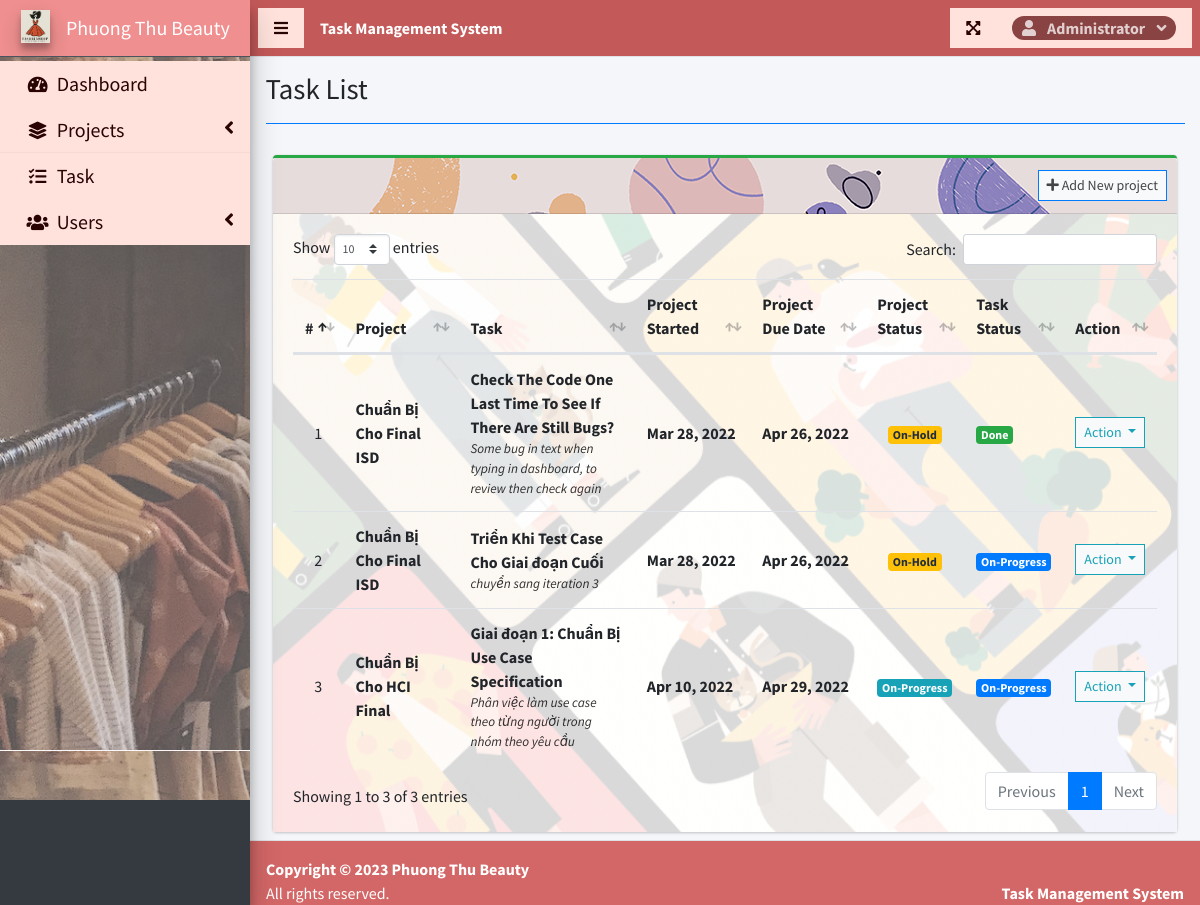
The app's page /index.php?page=task_list (signed in) with its own data.
### tables this page shows
CREATE TABLE `task_list` (
  `id` int(30) NOT NULL,
  `project_id` int(30) NOT NULL,
  `task` varchar(200) NOT NULL,
  `description` text NOT NULL,
  `status` tinyint(4) NOT NULL,
  `date_created` datetime NOT NULL DEFAULT current_timestamp()
);

CREATE TABLE `project_list` (
  `id` int(30) NOT NULL,
  `name` varchar(200) NOT NULL,
  `description` text NOT NULL,
  `status` tinyint(2) NOT NULL,
  `start_date` date NOT NULL,
  `end_date` date NOT NULL,
  `manager_id` int(30) NOT NULL,
  `user_ids` text NOT NULL,
  `date_created` datetime NOT NULL DEFAULT current_timestamp()
);

### task_list.php (the view, shortened to what this page needs)
<?php include'db_connect.php' ?>
<div class="col-lg-12">
	<div class="card card-outline card-success">
		<div class="card-header"style="background-image: url('assets/uploads/fbc.png');">
			<div class="card-tools">
				<a class="btn btn-block btn-sm btn-default btn-flat border-primary" href="./index.php?page=new_project"><i class="fa fa-plus"></i> Add New project</a>
			</div>
		</div>
		<div class="card-body" style="background-image: url('assets/uploads/taak.png');">
			<table class="table tabe-hover table-condensed" id="list">
				<colgroup>
					<col width="3%">
					<col width="15%">
					<col width="25%">
					<col width="15%">
					<col width="15%">
					<col width="10%">
					<col width="10%">
					<col width="10%">
				</colgroup>
				<thead>
					<tr>
						<th class="text-center">#</th>
						<th>Project</th>
						<th>Task</th>
						<th>Project Started</th>
						<th>Project Due Date</th>
						<th>Project Status</th>
						<th>Task Status</th>
						<th>Action</th>
					</tr>
				</thead>
				<tbody>
					<?php
					$i = 1;
					$where = "";
					$stat = array("Pending","Started","On-Progress","On-Hold","Over Due","Done");
					$qry = $conn->query("SELECT t.*,p.name as pname,p.start_date,p.status as pstatus, p.end_date,p.id as pid FROM task_list t inner join project_list p on p.id = t.project_id $where order by p.name asc");
					while($row= $qry->fetch_assoc()):
						$trans = get_html_translation_table(HTML_ENTITIES,ENT_QUOTES);
						unset($trans["\""], $trans["<"], $trans[">"], $trans["<h2"]);
						$desc = strtr(html_entity_decode($row['description']),$trans);
						$desc=str_replace(array("<li>","</li>"), array("",", "), $desc);
		                $cprog = $conn->query("SELECT * FROM task_list where project_id = {$row['pid']} and status = 3")->num_rows;
		                $prod = $conn->query("SELECT * FROM user_productivity where project_id = {$row['pid']}")->num_rows;
		                if($row['pstatus'] == 0 && strtotime(date('Y-m-d')) >= strtotime($row['start_date'])):
		                if($prod  > 0  || $cprog > 0)
		                  $row['pstatus'] = 2;
		                else
		                  $row['pstatus'] = 1;
		                elseif($row['pstatus'] == 0 && strtotime(date('Y-m-d')) > strtotime($row['end_date'])):
		                $row['pstatus'] = 4;
		                endif;
					?>
					<tr>
						<td class="text-center"><?php echo $i++ ?></td>
						<td>
							<p><b><?php echo ucwords($row['pname']) ?></b></p>
						</td>
						<td>
							<p><b><?php echo ucwords($row['task']) ?></b></p>
							<p class="truncate"><?php echo strip_tags($desc) ?></p>
						</td>
						<td><b><?php echo date("M d, Y",strtotime($row['start_date'])) ?></b></td>
						<td><b><?php echo date("M d, Y",strtotime($row['end_date'])) ?></b></td>
						<td class="text-center">
							<?php
							  if($stat[$row['pstatus']] =='Pending'){
							  	echo "<span class='badge badge-secondary'>{$stat[$row['pstatus']]}</span>";
							  }elseif($stat[$row['pstatus']] =='Started'){
							  	echo "<span class='badge badge-primary'>{$stat[$row['pstatus']]}</span>";
							  }elseif($stat[$row['pstatus']] =='On-Progress'){
							  	echo "<span class='badge badge-info'>{$stat[$row['pstatus']]}</span>";
							  }elseif($stat[$row['pstatus']] =='On-Hold'){
							  	echo "<span class='badge badge-warning'>{$stat[$row['pstatus']]}</span>";
							  }elseif($stat[$row['pstatus']] =='Over Due'){
							  	echo "<span class='badge badge-danger'>{$stat[$row['pstatus']]}</span>";
							  }elseif($stat[$row['pstatus']] =='Done'){
							  	echo "<span class='badge badge-success'>{$stat[$row['pstatus']]}</span>";
							  }
							?>
						</td>
						<td>
                        	<?php
                        	if($row['status'] == 1){
						  		echo "<span class='badge badge-secondary'>Pending</span>";
                        	}elseif($row['status'] == 2){
						  		echo "<span class='badge badge-primary'>On-Progress</span>";
                        	}elseif($row['status'] == 3){
						  		echo "<span class='badge badge-success'>Done</span>";
                        	}
                        	?>
                        </td>
						<td class="text-center">
							<button type="button" class="btn btn-default btn-sm btn-flat border-info wave-effect text-info dropdown-toggle" data-toggle="dropdown" aria-expanded="true">
		                      Action
		                    </button>
						</td>
					</tr>
				<?php endwhile; ?>
				</tbody>
			</table>
		</div>
	</div>
</div>

### index.php (shortened to what this page needs)
<!DOCTYPE html>
<html lang="en">
<?php
	include 'header.php'
?>
<body class="hold-transition sidebar-mini layout-fixed layout-navbar-fixed layout-footer-fixed">
<div class="wrapper">
  <?php include 'topbar.php' ?>
  <?php include 'sidebar.php' ?>
  <div class="content-wrapper">
    <div class="content-header">
      <div class="container-fluid">
        <div class="row mb-2">
          <div class="col-sm-6">
            <h1 class="m-0"><?php echo $title ?></h1>
          </div>
        </div>
            <hr class="border-primary">
      </div>
    </div>
    <section class="content">
      <div class="container-fluid">
         <?php
            $page = isset($_GET['page']) ? $_GET['page'] : 'home';
            if(!file_exists($page.".php")){
                include '404.html';
            }else{
            include $page.'.php';
            }
          ?>
      </div>
    </section>
  </div>
  <footer class="main-footer"style="background-color: #D36767; color: white;padding-bottom: initial;">
    <strong>Copyright &copy; 2023 Phuong Thu Beauty</a></strong>
    <br>All rights reserved.
    <div class="float-right d-none d-sm-inline-block">
      <b><?php echo $_SESSION['system']['name'] ?></b>
    </div>
  </footer>
</div>
</body>
</html>

### header.php (shortened to what this page needs)
<head>
  <?php
  $title = isset($_GET['page']) ? ucwords(str_replace("_", ' ', $_GET['page'])) : "Home";
  ?>
  <link rel="stylesheet" href="assets/plugins/fontawesome-free/css/all.min.css">
  <link rel="stylesheet" href="assets/plugins/overlayScrollbars/css/OverlayScrollbars.min.css">
  <link rel="stylesheet" href="assets/plugins/datatables-bs4/css/dataTables.bootstrap4.min.css">
  <link rel="stylesheet" href="assets/plugins/datatables-responsive/css/responsive.bootstrap4.min.css">
  <link rel="stylesheet" href="assets/plugins/datatables-buttons/css/buttons.bootstrap4.min.css">
  <link rel="stylesheet" href="assets/plugins/select2/css/select2.min.css">
  <link rel="stylesheet" href="assets/plugins/select2-bootstrap4-theme/select2-bootstrap4.min.css">
  <link rel="stylesheet" href="assets/plugins/sweetalert2-theme-bootstrap-4/bootstrap-4.min.css">
  <link rel="stylesheet" href="assets/plugins/toastr/toastr.min.css">
  <link rel="stylesheet" href="assets/plugins/dropzone/min/dropzone.min.css">
  <link rel="stylesheet" href="assets/dist/css/jquery.datetimepicker.min.css">
  <link rel="stylesheet" href="assets/plugins/icheck-bootstrap/icheck-bootstrap.min.css">
  <link rel="stylesheet" href="assets/plugins/bootstrap4-toggle/css/bootstrap4-toggle.min.css">
  <link rel="stylesheet" href="assets/dist/css/adminlte.min.css">
  <link rel="stylesheet" href="assets/dist/css/styles.css">
  <link rel="stylesheet" href="assets/plugins/summernote/summernote-bs4.min.css">
</head>

### topbar.php (shortened to what this page needs)
<nav class="main-header navbar navbar-expand navbar-primary navbar-dark ">
  <ul class="navbar-nav">
    <?php if (isset($_SESSION['login_id'])) : ?>
      <li class="nav-item">
        <a class="nav-link" data-widget="pushmenu" href="" role="button"><i class="fas fa-bars"></i></a>
      </li>
    <?php endif; ?>
    <li>
      <a class="nav-link text-white" href="./" role="button">
        <large><b><?php echo $_SESSION['system']['name'] ?></b></large>
      </a>
    </li>
  </ul>
  <ul class="navbar-nav ml-auto">
    <li class="nav-item">
      <a class="nav-link" data-widget="fullscreen" href="#" role="button">
        <i class="fas fa-expand-arrows-alt"></i>
      </a>
    </li>
    <li class="nav-item dropdown">
      <a class="nav-link" data-toggle="dropdown" aria-expanded="true" href="javascript:void(0)">
        <span>
          <div class="d-felx badge-pill" style="background-color: #8A4343;">
            <span class="fa fa-user mr-2"></span>
            <span><b><?php echo ucwords($_SESSION['login_firstname']) ?></b></span>
            <span class="fa fa-angle-down ml-2"></span>
          </div>
        </span>
      </a>
    </li>
  </ul>
</nav>

### sidebar.php (shortened to what this page needs)
<aside class="main-sidebar sidebar-dark-primary elevation-4">
  <div class="dropdown">
    <a href="./" class="brand-link logo-switch" style="background-color: #EF8F8F;">
      <?php if ($_SESSION['login_type'] == 1) : ?>
        <img class="brand-image elevation-3 logo-lg" src="./assets/uploads/Store Logo.png">Phuong Thu Beauty
      <?php else : ?>
        <img class="brand-image elevation-3 logo-mini" src="./assets/uploads/Store Logo.png">
      <?php endif; ?>
    </a>
  </div>
  <div class="sidebar pb-4 mb-4" style="background-image: url('assets/uploads/sidebarr.png'); width=100%; height=100;">
    <nav class="mt-2">
      <ul class="nav nav-pills nav-sidebar flex-column nav-flat" data-widget="treeview" role="menu" data-accordion="false">
        <li class="nav-item dropdown">
          <a href="./" class="nav-link nav-home" style="background-color: #FFE2DC;">
            <i class="nav-icon fas fa-tachometer-alt"></i>
            <p>
              Dashboard
            </p>
          </a>
        </li>
        <li class="nav-item">
          <a href="#" class="nav-link nav-edit_project nav-view_project" style="background-color: #FFE2DC;">
            <i class="nav-icon fas fa-layer-group"></i>
            <p>
              Projects
              <i class="right fas fa-angle-left"></i>
            </p>
          </a>
        </li>
        <li class="nav-item">
          <a href="./index.php?page=task_list" class="nav-link nav-task_list" style="background-color:#FFE2DC;">
            <i class="fas fa-tasks nav-icon"></i>
            <p>Task</p>
          </a>
        </li>
        <?php if ($_SESSION['login_type'] == 1) : ?>
          <li class="nav-item">
            <a href="#" class="nav-link nav-edit_user" style="background-color: #FFE2DC;">
              <i class="nav-icon fas fa-users"></i>
              <p>
                Users
                <i class="right fas fa-angle-left"></i>
              </p>
            </a>
          </li>
        <?php endif; ?>
      </ul>
    </nav>
  </div>
</aside>

### topbar.php (style rules this page uses)
.navbar-primary { background-color: rgb(196, 89, 89); }

### sidebar.php (style rules this page uses)
.nav-item p { color: rgb(42, 3, 3); height: 100%; width: 200%; font-size: 20px; }
.nav-item i { color: rgb(42, 3, 3); }
.nav-item a { background-color: #FFE2DC; }

### task_list.php (style rules this page uses)
table p { margin: unset !important; }
table td { vertical-align: middle !important }

### records on screen
task_list: project_list.name "Chuẩn Bị Cho Final ISD", task "Check The Code One Last Time To See If There Are Still Bugs?", description "Some bug in text when typing in dashboard, to review then check again", project_list.start_date "Mar 28, 2022", project_list.end_date "Apr 26, 2022", project_list.status "On-Hold", status "Done"
task_list: project_list.name "Chuẩn Bị Cho Final ISD", task "Triển Khi Test Case Cho Giai đoạn Cuối", description "chuyển sang iteration 3", project_list.start_date "Mar 28, 2022", project_list.end_date "Apr 26, 2022", project_list.status "On-Hold", status "On-Progress"
task_list: project_list.name "Chuẩn Bị Cho HCI Final", task "Giai đoạn 1: Chuẩn Bị Use Case Specification", description "Phân việc làm use case theo từng người trong nhóm theo yêu cầu", project_list.start_date "Apr 10, 2022", project_list.end_date "Apr 29, 2022", status "On-Progress"

### other values on screen
$_SESSION['system']['name'] "Task Management System"
$_SESSION['login_firstname'] "Administrator"
$title "Task List"
